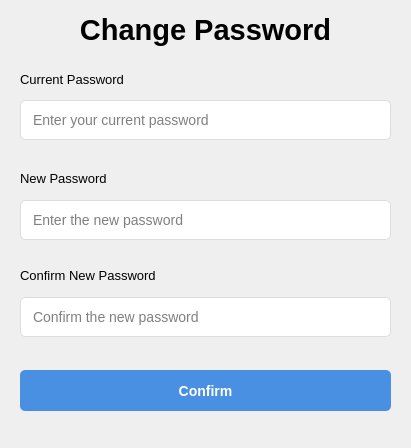
<?xml version="1.0" encoding="UTF-8"?>
<ui version="4.0">
 <class>ChangePassClass</class>
 <widget class="QDialog" name="ChangePassClass">
  <property name="geometry">
   <rect>
    <x>0</x>
    <y>0</y>
    <width>411</width>
    <height>448</height>
   </rect>
  </property>
  <property name="windowTitle">
   <string>ChangePass</string>
  </property>
  <widget class="QPushButton" name="btnConfirm">
   <property name="geometry">
    <rect>
     <x>20</x>
     <y>370</y>
     <width>371</width>
     <height>41</height>
    </rect>
   </property>
   <property name="font">
    <font>
     <pointsize>-1</pointsize>
     <italic>false</italic>
     <bold>true</bold>
    </font>
   </property>
   <property name="styleSheet">
    <string notr="true">QPushButton {
background-color: #4a90e2;
color: white;
border: none;
border-radius: 5px;
padding: 12px;
font-size: 14px;
font-weight: bold;
}

QPushButton:hover {
background-color: #357abD;
}

QPushButton:pressed {
background-color: #2a5a8D;
}</string>
   </property>
   <property name="text">
    <string>Confirm</string>
   </property>
  </widget>
  <widget class="QLineEdit" name="lineEdit_NewPass">
   <property name="geometry">
    <rect>
     <x>20</x>
     <y>200</y>
     <width>371</width>
     <height>40</height>
    </rect>
   </property>
   <property name="styleSheet">
    <string notr="true">QLineEdit {
padding: 10px;
border: 1px solid #dddddd;
border-radius: 5px;
font-size: 14px;
}

QLineEdit:focus {
border: 1px solid #4a90e2;
}</string>
   </property>
   <property name="echoMode">
    <enum>QLineEdit::EchoMode::Password</enum>
   </property>
   <property name="placeholderText">
    <string>Enter the new password</string>
   </property>
  </widget>
  <widget class="QLabel" name="titleLabel">
   <property name="geometry">
    <rect>
     <x>0</x>
     <y>10</y>
     <width>411</width>
     <height>41</height>
    </rect>
   </property>
   <property name="font">
    <font>
     <pointsize>22</pointsize>
     <bold>true</bold>
    </font>
   </property>
   <property name="text">
    <string>&lt;html&gt;&lt;head/&gt;&lt;body&gt;&lt;p align=&quot;center&quot;&gt;Change Password&lt;/p&gt;&lt;/body&gt;&lt;/html&gt;</string>
   </property>
  </widget>
  <widget class="QLabel" name="usernameLabel">
   <property name="geometry">
    <rect>
     <x>20</x>
     <y>64</y>
     <width>405</width>
     <height>31</height>
    </rect>
   </property>
   <property name="text">
    <string>&lt;html&gt;&lt;head/&gt;&lt;body&gt;&lt;p&gt;&lt;span style=&quot; font-size:10pt;&quot;&gt;Current Password&lt;/span&gt;&lt;/p&gt;&lt;/body&gt;&lt;/html&gt;</string>
   </property>
  </widget>
  <widget class="QLineEdit" name="lineEdit_CurrentPass">
   <property name="geometry">
    <rect>
     <x>20</x>
     <y>100</y>
     <width>371</width>
     <height>40</height>
    </rect>
   </property>
   <property name="styleSheet">
    <string notr="true">QLineEdit {
padding: 10px;
border: 1px solid #dddddd;
border-radius: 5px;
font-size: 14px;
}

QLineEdit:focus {
border: 1px solid #4a90e2;
}</string>
   </property>
   <property name="placeholderText">
    <string>Enter your current password</string>
   </property>
  </widget>
  <widget class="QLabel" name="usernameLabel_2">
   <property name="geometry">
    <rect>
     <x>20</x>
     <y>163</y>
     <width>405</width>
     <height>31</height>
    </rect>
   </property>
   <property name="text">
    <string>&lt;html&gt;&lt;head/&gt;&lt;body&gt;&lt;p&gt;&lt;span style=&quot; font-size:10pt;&quot;&gt;New Password&lt;/span&gt;&lt;/p&gt;&lt;/body&gt;&lt;/html&gt;</string>
   </property>
  </widget>
  <widget class="QLineEdit" name="lineEdit_ConfirmNewPass">
   <property name="geometry">
    <rect>
     <x>20</x>
     <y>297</y>
     <width>371</width>
     <height>40</height>
    </rect>
   </property>
   <property name="styleSheet">
    <string notr="true">QLineEdit {
padding: 10px;
border: 1px solid #dddddd;
border-radius: 5px;
font-size: 14px;
}

QLineEdit:focus {
border: 1px solid #4a90e2;
}</string>
   </property>
   <property name="echoMode">
    <enum>QLineEdit::EchoMode::Password</enum>
   </property>
   <property name="placeholderText">
    <string>Confirm the new password</string>
   </property>
  </widget>
  <widget class="QLabel" name="usernameLabel_3">
   <property name="geometry">
    <rect>
     <x>20</x>
     <y>260</y>
     <width>405</width>
     <height>31</height>
    </rect>
   </property>
   <property name="text">
    <string>&lt;html&gt;&lt;head/&gt;&lt;body&gt;&lt;p&gt;&lt;span style=&quot; font-size:10pt;&quot;&gt;Confirm New Password&lt;/span&gt;&lt;/p&gt;&lt;/body&gt;&lt;/html&gt;</string>
   </property>
  </widget>
 </widget>
 <layoutdefault spacing="6" margin="11"/>
 <resources/>
 <connections/>
</ui>
